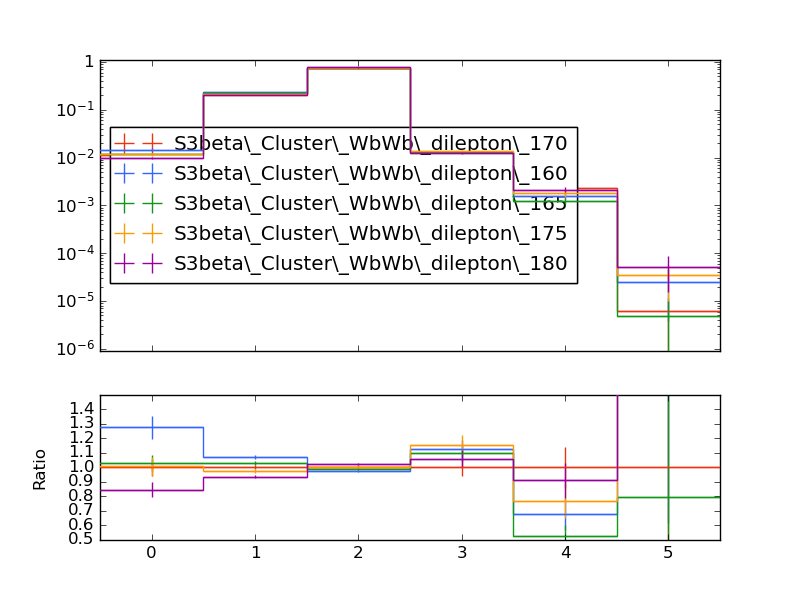

The Python source for this figure:
#! /usr/bin/env python

# This Python script was auto-generated using YODA v2.0.1.
# Analysis object: /WbWb_dilepton/n_bjets_untagged
# Timestamp: 27-02-2025 (11:02:16)

import matplotlib as mpl
import matplotlib.pyplot as plt
mpl.use('Agg') # comment out for interactive use
import os
import numpy as np

plotDir = os.path.split(os.path.realpath(__file__))[0]
if 'YODA_USER_PLOT_PATH' in globals():
    plot_outdir = globals()['YODA_USER_PLOT_PATH']
else:
    plot_outdir = plotDir

#plot style
plt.style.use(os.path.join(plotDir, '../default.mplstyle'))

plt.rcParams['text.usetex'] = False
plt.style.use(['classic'])
plt.rc('font', family='DejaVu Sans')
# plot metadata
figW, figH = plt.rcParams['figure.figsize']
ax_xLabel = r''
ax_yLabel = r''
ax_title  = r''
ax_xScale = 'linear'
ax_yScale = 'log'
xLims = (-0.5, 5.5)
yLims = (9e-07, 1.1)

# TeX-friendly labels for the legend
labels = {
    'legend' : ([ r"S3beta\_Cluster\_WbWb\_dilepton\_170", r"S3beta\_Cluster\_WbWb\_dilepton\_160", r"S3beta\_Cluster\_WbWb\_dilepton\_165", r"S3beta\_Cluster\_WbWb\_dilepton\_175", r"S3beta\_Cluster\_WbWb\_dilepton\_180" ], r""),
}

# Adjust canvas width and height
canvasW = 10.0
canvasH = 9.0
figW *= canvasW/10.
figH *= canvasH/9.

# Create figure and axis objects
fig, (ax, ratio0_ax) = plt.subplots(2, 1, sharex=True,
                  figsize=(figW,figH), gridspec_kw={'height_ratios': (6.0, 3.0)})

# Set figure margins
plt.subplots_adjust(
    left   = 1.0 * plt.rcParams['figure.subplot.left'],
    right  = 1.0 * plt.rcParams['figure.subplot.right'],
    top    = 1.0 * plt.rcParams['figure.subplot.top'],
    bottom = 1.0 * plt.rcParams['figure.subplot.bottom'])

ratio0_ax.yaxis.set_major_locator(mpl.ticker.MultipleLocator(0.1))
ratio0_ax.set_ylim(0.5, 1.4999)
ratio0_ax.set_ylabel('Ratio')

# the numerical data is stored in a separate file
dataf = dict()
prefix = os.path.split(__file__)[0]
if prefix:    prefix = prefix + '/'
exec(open(prefix+'n_bjets_untagged__data.py').read(), dataf)


legend_handles = dict() # keep track of handles for the legend

# style options for curves
# starts at zorder>=5 to draw curve on top of legend
styles = {
  'S3beta_Cluster_WbWb_dilepton_170.yoda.gz': {
    'color' : '#EE3311',
    'linestyle' : '-',
    'linewidth' : 1,
    'marker' : 'none',
    'markersize' : 2,
    'capsize' : 0.0,
    'zorder' : 5,
    'histstyle' : 1,
    'drawstyle' : 'steps-pre',
    'xerrorbars' : 1,
    'yerrorbars' : 1,
    'fillcolor' : None,
    'fillopacity' : 1.0,
    'ratio0_linestyle' : '-',
    'ratio0_linewidth' : 1,
    'ratio0_marker' : 'none',
    'ratio0_markersize' : 2,
    'ratio0_capsize' : 0.0,
    'ratio0_zorder' : 5,
    'ratio0_histstyle' : 1,
    'ratio0_drawstyle' : 'steps-pre',
    'ratio0_xerrorbars' : 1,
    'ratio0_yerrorbars' : 1,
  },
  'S3beta_Cluster_WbWb_dilepton_160.yoda.gz': {
    'color' : '#3366FF',
    'linestyle' : '-',
    'linewidth' : 1,
    'marker' : 'none',
    'markersize' : 2,
    'capsize' : 0.0,
    'zorder' : 6,
    'histstyle' : 1,
    'drawstyle' : 'steps-pre',
    'xerrorbars' : 1,
    'yerrorbars' : 1,
    'fillcolor' : None,
    'fillopacity' : 1.0,
    'ratio0_linestyle' : '-',
    'ratio0_linewidth' : 1,
    'ratio0_marker' : 'none',
    'ratio0_markersize' : 2,
    'ratio0_capsize' : 0.0,
    'ratio0_zorder' : 6,
    'ratio0_histstyle' : 1,
    'ratio0_drawstyle' : 'steps-pre',
    'ratio0_xerrorbars' : 1,
    'ratio0_yerrorbars' : 1,
  },
  'S3beta_Cluster_WbWb_dilepton_165.yoda.gz': {
    'color' : '#109618',
    'linestyle' : '-',
    'linewidth' : 1,
    'marker' : 'none',
    'markersize' : 2,
    'capsize' : 0.0,
    'zorder' : 7,
    'histstyle' : 1,
    'drawstyle' : 'steps-pre',
    'xerrorbars' : 1,
    'yerrorbars' : 1,
    'fillcolor' : None,
    'fillopacity' : 1.0,
    'ratio0_linestyle' : '-',
    'ratio0_linewidth' : 1,
    'ratio0_marker' : 'none',
    'ratio0_markersize' : 2,
    'ratio0_capsize' : 0.0,
    'ratio0_zorder' : 7,
    'ratio0_histstyle' : 1,
    'ratio0_drawstyle' : 'steps-pre',
    'ratio0_xerrorbars' : 1,
    'ratio0_yerrorbars' : 1,
  },
  'S3beta_Cluster_WbWb_dilepton_175.yoda.gz': {
    'color' : '#FF9900',
    'linestyle' : '-',
    'linewidth' : 1,
    'marker' : 'none',
    'markersize' : 2,
    'capsize' : 0.0,
    'zorder' : 8,
    'histstyle' : 1,
    'drawstyle' : 'steps-pre',
    'xerrorbars' : 1,
    'yerrorbars' : 1,
    'fillcolor' : None,
    'fillopacity' : 1.0,
    'ratio0_linestyle' : '-',
    'ratio0_linewidth' : 1,
    'ratio0_marker' : 'none',
    'ratio0_markersize' : 2,
    'ratio0_capsize' : 0.0,
    'ratio0_zorder' : 8,
    'ratio0_histstyle' : 1,
    'ratio0_drawstyle' : 'steps-pre',
    'ratio0_xerrorbars' : 1,
    'ratio0_yerrorbars' : 1,
  },
  'S3beta_Cluster_WbWb_dilepton_180.yoda.gz': {
    'color' : '#990099',
    'linestyle' : '-',
    'linewidth' : 1,
    'marker' : 'none',
    'markersize' : 2,
    'capsize' : 0.0,
    'zorder' : 9,
    'histstyle' : 1,
    'drawstyle' : 'steps-pre',
    'xerrorbars' : 1,
    'yerrorbars' : 1,
    'fillcolor' : None,
    'fillopacity' : 1.0,
    'ratio0_linestyle' : '-',
    'ratio0_linewidth' : 1,
    'ratio0_marker' : 'none',
    'ratio0_markersize' : 2,
    'ratio0_capsize' : 0.0,
    'ratio0_zorder' : 9,
    'ratio0_histstyle' : 1,
    'ratio0_drawstyle' : 'steps-pre',
    'ratio0_xerrorbars' : 1,
    'ratio0_yerrorbars' : 1,
  },
}

# curve from input yoda files in main panel
for label, yvals in dataf['yvals'].items():
    if all(np.isnan(v) for v in dataf['yvals'][label]):
        continue
    tmp = None
    if styles[label]['histstyle']: # draw as histogram
        xpos = dataf['xedges'][label] if styles[label]['drawstyle'] else dataf['xpoints'][label]
        ypos = np.insert(yvals, 0, yvals[0]) if styles[label]['drawstyle'] else yvals
        if styles[label]['fillcolor']: # fill area below curve
            ax.fill_between(xpos, ypos, step='pre',
                            color=styles[label]['fillcolor'],
                            alpha=styles[label]['fillopacity'])
        tmp, = ax.plot(xpos, ypos,
                       color=styles[label]['color'],
                       linestyle=styles[label]['linestyle'],
                       linewidth=styles[label]['linewidth'],
                       drawstyle=styles[label]['drawstyle'], solid_joinstyle='miter',
                       zorder=styles[label]['zorder'], label=label)
    tmp = ax.errorbar(dataf['xpoints'][label], yvals,
                      xerr=np.array(dataf['xerrs'][label])*styles[label]['xerrorbars'],
                      yerr=np.array(dataf['yerrs'][label])*styles[label]['yerrorbars'],
                      fmt=styles[label]['marker'], capsize=styles[label]['capsize'],
                      markersize=styles[label]['markersize'],
                      ecolor=styles[label]['color'],
                      color=styles[label]['color'], zorder=styles[label]['zorder'])
    tmp[-1][0].set_linestyle(styles[label]['linestyle'])
    tmp[-1][0].set_linewidth(styles[label]['linewidth'])
    if label in dataf['add_legend_handle']:  legend_handles[label] = tmp
    for varLabel in dataf['variation_yvals'].keys():
        if varLabel.startswith(label):
            tmp, = ax.plot(dataf['xedges'][label], dataf['variation_yvals'][varLabel],
                           color=styles[label]['color'],
                           linestyle=styles[label]['linestyle'],
                           linewidth=styles[label]['linewidth'],
                           drawstyle='steps-pre', solid_joinstyle='miter',
                           zorder=styles[label]['zorder'], alpha=0.5)


# plots on ratio panel
# curve from input yoda files in ratio panel
for label, yvals in dataf['ratio0_yvals'].items():
    if all(np.isnan(v) for v in yvals):
        continue
    if styles[label]['ratio0_histstyle']: # plot as histogram
        xpos = dataf['xedges']['S3beta_Cluster_WbWb_dilepton_170.yoda.gz'] if styles[label]['ratio0_drawstyle'] else dataf['xpoints']['S3beta_Cluster_WbWb_dilepton_170.yoda.gz']
        ypos = np.insert(yvals, 0, yvals[0]) if styles[label]['ratio0_drawstyle'] else yvals
        ratio0_ax.plot(xpos, ypos,
                       color=styles[label]['color'],
                       linewidth=styles[label]['linewidth'],
                       linestyle=styles[label]['ratio0_linestyle'],
                       drawstyle=styles[label]['ratio0_drawstyle'], zorder=styles[label]['zorder'],
                       solid_joinstyle='miter')
    tmp = ratio0_ax.errorbar(dataf['xpoints']['S3beta_Cluster_WbWb_dilepton_170.yoda.gz'], yvals,
                             xerr=np.array(dataf['ref_xerrs'])*styles[label]['ratio0_xerrorbars'],
                             yerr=np.array(dataf['ratio0_yerrs'][label])*styles[label]['ratio0_yerrorbars'],
                             fmt=styles[label]['ratio0_marker'], capsize=styles[label]['ratio0_capsize'],
                             markersize=styles[label]['ratio0_markersize'],
                             ecolor=styles[label]['color'],
                             color=styles[label]['color'])
    tmp[-1][0].set_linestyle(styles[label]['ratio0_linestyle'])
    tmp[-1][0].set_linewidth(styles[label]['ratio0_linewidth'])

    for varlabel in dataf['ratio0_variation_vals'].keys():
        if varlabel.startswith(label):
            ratio0_ax.plot(dataf['xedges']['S3beta_Cluster_WbWb_dilepton_170.yoda.gz'],
                            dataf['ratio0_variation_vals'][varlabel],
                            color=styles[label]['color'],
                            linestyle=styles[label]['linestyle'],
                            linewidth=styles[label]['linewidth'],
                            drawstyle='steps-pre', solid_joinstyle='miter',
                            zorder=1, alpha=0.5)

legend_items = list(legend_handles.values())
ax.add_artist(ax.legend(legend_items,
                        labels['legend'][0],
                        title=labels['legend'][1],
                        alignment='left',
                        loc='center left',
                        bbox_to_anchor=(0.0, 0.5)))

# set plot metadata as defined above
ratio0_ax.set_xlabel(ax_xLabel)
ratio0_ax.xaxis.set_label_coords(1., -0.15)
ax.set_ylabel(ax_yLabel, ha='right', va='top')
ax.yaxis.set_label_coords(-0.11, 1.0)
ax.set_title(ax_title, loc='left')
ax.set_xscale(ax_xScale)
ax.set_yscale(ax_yScale)
ax.set_xlim(xLims)
ax.set_ylim(yLims)

# tick formatting
plt.rcParams['xtick.top'] = True
plt.rcParams['ytick.right'] = True
ax.yaxis.set_major_locator(mpl.ticker.LogLocator(base=10.0, numticks=np.inf))
ax.yaxis.set_minor_locator(mpl.ticker.LogLocator(
                           base=10.0, subs=np.arange(0.1, 1, 0.1), numticks=np.inf))
fig.align_ylabels((ax, ratio0_ax))
plt.savefig(os.path.join(plot_outdir, 'n_bjets_untagged.pdf'), format='PDF')
plt.savefig(os.path.join(plot_outdir, 'n_bjets_untagged.png'), format='PNG')

plt.close(fig)
